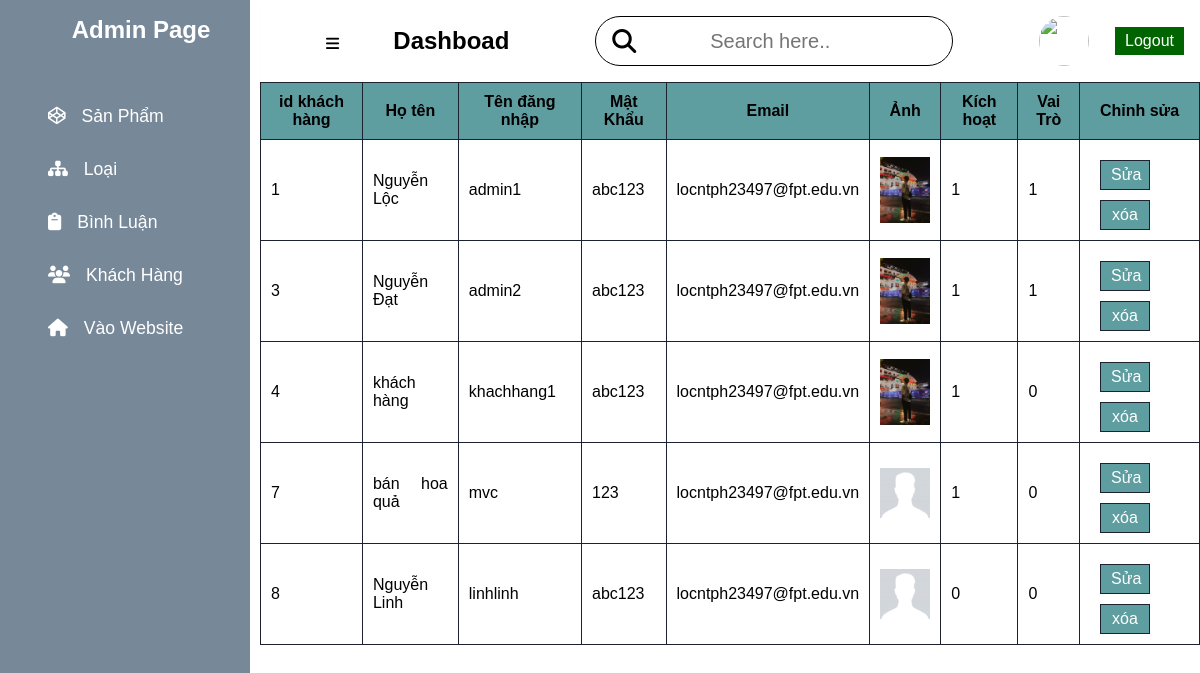
/admin/showkh.php (signed in), run on the app's committed database.
### tables this page shows
CREATE TABLE `khach_hang` (
  `id_kh` int(11) NOT NULL,
  `ho_ten` varchar(255) NOT NULL,
  `ten_dang_nhap` varchar(220) NOT NULL,
  `mat_khau` varchar(255) NOT NULL,
  `email` varchar(255) NOT NULL,
  `hinh` text DEFAULT 'user.jpeg',
  `kich_hoat` int(1) NOT NULL DEFAULT 0 COMMENT '0 là chưa kích hoạt',
  `vai_tro` int(1) NOT NULL DEFAULT 0 COMMENT '0 là khách hàng thường'
);

### admin/templates/layout.php (called while the page is built, shortened)
<?php
    include ("head.php");
    include ("header.php");
    include ("content.php");
?>

### admin/controllers/c_khach_hang.php (called while the page is built, shortened)
<?php
include("models/m_khach_hang.php");
class c_khach_hang
{
    public function index()
    {
        $m_khach_hang = new m_khach_hang();
        $m_khach_hangs = $m_khach_hang->doc_khach_hang();
        include("templates/layout.php");
    }
}

### admin/models/database.php (called while the page is built, shortened)
<?php
class database{
    protected $pdo = NULL;
    protected $sql = '';
    public function __construct() {
        try
        {
            $this->pdo = new PDO("mysql:host=".DB_HOST."; dbname=".DB_NAME,DB_USER,DB_PWD);
            $this->pdo->query('set names "utf8"');
        }
        catch(PDOException $ex )
        {
            die($ex->getMessage());
        }
    }
    public function setQuery($sql) {
        $this->sql = $sql;
    }
    public function execute($options=array()) {
        $this->sta = $this->pdo->prepare($this->sql);
        $this->sta->execute();
        return $this->sta;
    }
    public function loadAllRows($options=array()) {
        if(!$options) {
            if(!$result = $this->execute())
                return false;
        }
        else {
            if(!$result = $this->execute($options))
                return false;
        }
        return $result->fetchAll(PDO::FETCH_OBJ);
    }
}
?>

### admin/models/m_khach_hang.php (called while the page is built, shortened)
<?php
require_once ("database.php");
class m_khach_hang extends database{
     public function doc_khach_hang(){
      $sql =  "SELECT *FROM khach_hang ";
        return $this -> loadAllRows();
     }
}

### admin/views/show_kh/v_khach_hang.php (the view)
<main>
<div class="noidung">
            <table border="1">
                <tr>
                    <th>id khách hàng</th>
                    <th>Họ tên</th>
                    <th>Tên đăng nhập </th>
                    <th>Mật Khẩu </th>
                    <th>Email</th>
                    <th>Ảnh</th>
                    <th>Kích hoạt</th>
                    <th>Vai Trò </th>
                    <th>Chỉnh sửa</th>
                </tr>
                <?php foreach($m_khach_hangs as $key=>$value){ ?>
                <tr>
                    <td><?php echo $value->id_kh ?></td>
                    <td><?php echo $value->ho_ten ?></td>
                    <td><?php echo $value->ten_dang_nhap ?></td>
                    <td><?php echo $value->mat_khau ?></td>
                    <td><?php echo $value->email ?></td>
                    <td><img src="../../../daall/public/images/<?php echo $value->hinh ?>" alt="" width="50px"></td>
                    <td><?php echo $value->kich_hoat ?></td>
                    <td><?php echo $value->vai_tro ?></td>
                    <td>
                        <a class="sx" href=" edit_kh.php?id_kh=<?php echo $value->id_kh ?>">Sửa</a>
                        <a class="sx" onclick="return confirm('Bạn có muốn xóa ko')" href="xoakh.php?id_kh=<?php echo $value->id_kh ?>">xóa</a>
                    </td>
                </tr>
                <?php }?>
            </table>
        </div>
</main>

### admin/public/admin.css (style rules this page uses)
.noidung table { border: 1px solid #1d2231; width: 100%; border-collapse: collapse; }
.noidung table tr th { background: cadetblue; height: 40px; }
.noidung table tr td { text-align: justify; }
table tr td { padding: 10px; }
table tr th { padding: 10px; text-align: center; }
table tr :nth-child(5) { width: 150px; }
table tr :nth-child(9) { width: 120px; }
a { text-decoration: none; }
.sx { float: left; width: 50px; border: 1px solid #1d2231; background: cadetblue; padding: 5px 10px; margin-top: 10px; color: #fff; text-align: center; margin-left: 10px; }

### data on the page
khach_hang: id_kh "1", ho_ten "Nguyễn Lộc", ten_dang_nhap "admin1", mat_khau "abc123", email "locntph23497@fpt.edu.vn", hinh (picture), kich_hoat "1", vai_tro "1"
khach_hang: id_kh "3", ho_ten "Nguyễn Đạt", ten_dang_nhap "admin2", mat_khau "abc123", email "locntph23497@fpt.edu.vn", hinh (picture), kich_hoat "1", vai_tro "1"
khach_hang: id_kh "4", ho_ten "khách hàng", ten_dang_nhap "khachhang1", mat_khau "abc123", email "locntph23497@fpt.edu.vn", hinh (picture), kich_hoat "1", vai_tro "0"
khach_hang: id_kh "7", ho_ten "bán hoa quả", ten_dang_nhap "mvc", mat_khau "123", email "locntph23497@fpt.edu.vn", hinh (placeholder picture), kich_hoat "1", vai_tro "0"
khach_hang: id_kh "8", ho_ten "Nguyễn Linh", ten_dang_nhap "linhlinh", mat_khau "abc123", email "locntph23497@fpt.edu.vn", hinh (placeholder picture), kich_hoat "0", vai_tro "0"
